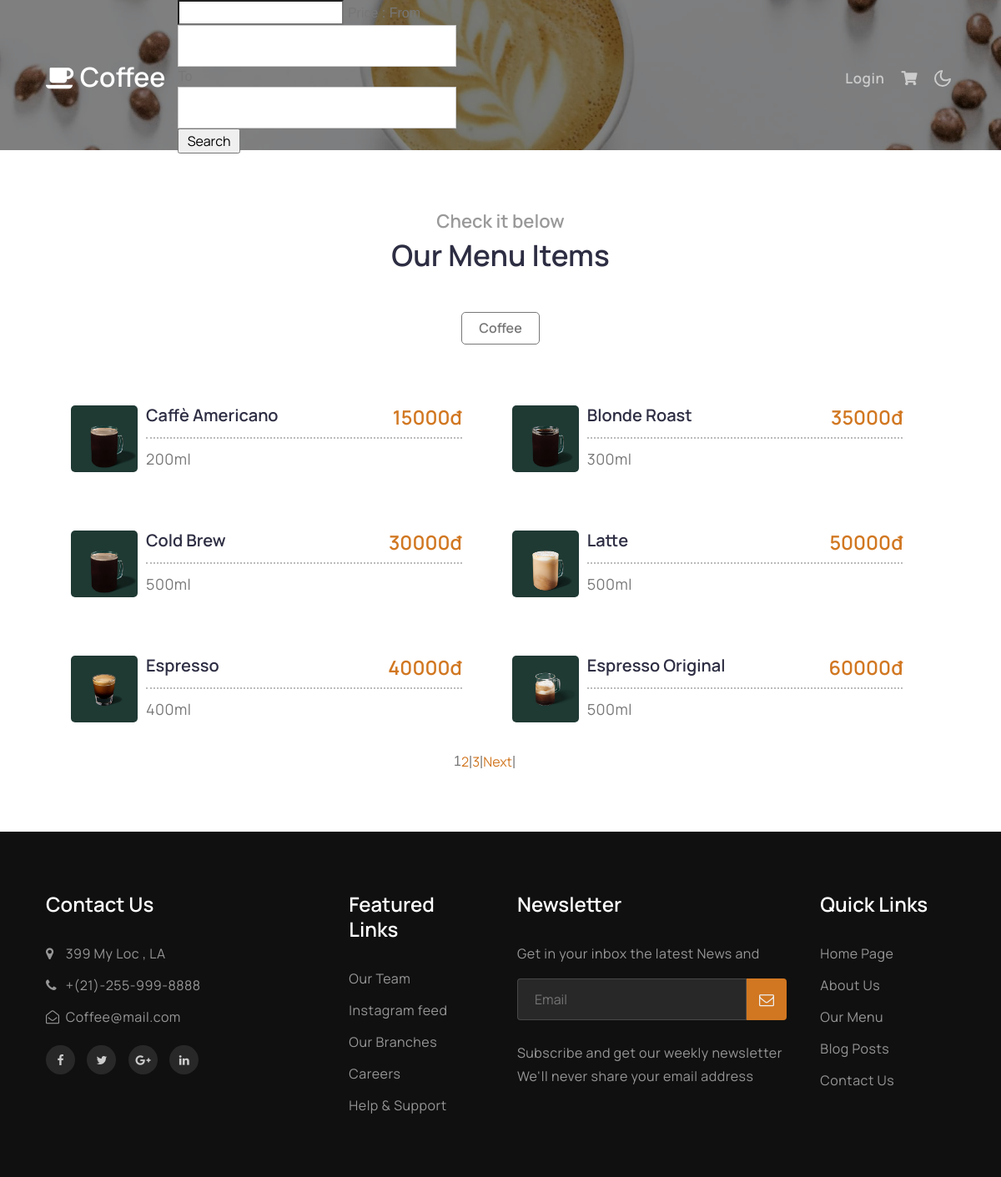
The page / on the database its author committed.
### tables this page shows
CREATE TABLE `sanpham` (
  `masp` varchar(30) NOT NULL,
  `tensp` varchar(22) NOT NULL,
  `hinhanh` varchar(50) NOT NULL,
  `gia` double NOT NULL,
  `dungtich` varchar(22) NOT NULL,
  `matl` varchar(22) NOT NULL,
  `soluong` int(10) NOT NULL,
  `id` int(11) NOT NULL
);

### index.php (called while the page is built)
<?php include_once "menu.php" ;?>

### xuly/phantrang.php (the view, shortened to what this page needs)
<?php
        $conn=mysqli_connect("localhost","root","","trasua");
        mysqli_query($conn,"SET NAMES,'utf8'");
        $current_page = isset($_GET['page']) ? $_GET['page'] : 1;
        $limit = 6;
        $start = ($current_page - 1) * $limit;
        if(isset($_GET['keyword'])){
            $s=$_GET['keyword'];
            $result1 = mysqli_query($conn, "SELECT * FROM sanpham WHERE tensp LIKE '%$s%'
            OR gia LIKE '%$s%'
            OR matl LIKE '%$s%' LIMIT $start, $limit");
        }
        else
        $result1 = mysqli_query($conn, "SELECT * FROM sanpham  LIMIT $start, $limit");
        ?>
<div>
    <?php
        if($result1!=NULL)
            while ($row = mysqli_fetch_assoc($result1)):
                echo'
                <div class="menu-item" onclick="document.getElementById(\'id04-'.$row['masp'].'\'  ).style.display=\'block\';">
                <img src="' .$row['hinhanh']. '" alt="" class="radius-image img-fluid">
                <div>
                    <div class="row border-dot no-gutters">
                        <div class="col-8 menu-item-name">
                            <h6>' .$row['tensp']. '</h6>
                        </div>
                        <div class="col-4 menu-item-price text-right">
                            <h6>'.$row['gia'].'đ</h6>
                        </div>
                    </div>
                    <div class="menu-item-description">
                        <p>'.$row['dungtich'].'</p>
                    </div>
                </div>
                </div>
                <div id="masp'.$row['masp'].'" class="id04" >
                    '.$row['masp'].'
                </div>
                <div id=\'id04-'.$row['masp'].'\' class="modal">
                <img src="' .$row['hinhanh']. '" alt="Avatar" class="avatar">
                <span onclick="document.getElementById(\'id04-'.$row['masp'].'\').style.display=\'none\'" class="close"
                    title="Close Modal">&times;</span>
                <h2 style="text-align: center;color: #d17721;">' .$row['tensp']. '</h2>
                <label for="uname"><b>Thể tích : ' .$row['dungtich']. '</b></label>
                            <h6>'.$row['gia'].'đ</h6>
                    <b>Quantity :<input style="width: 100px;" type="text" class= "pqty" value=' .$row['soluong'] .'></b>
            <input type="hidden" class="pid" value='.$row['id'].'">
            <input type="hidden" class="pname" value='.$row['tensp'].'>
            <input type="hidden" class="pprice" value='.$row['gia'].'>
            <input type="hidden" class="pimage" value='.$row['hinhanh'].'>
            <input type="hidden" class="pcode" value='.$row['masp'].'>
    </div>';
                endwhile;
                else echo 'Data not found'
            ?>
</div>

### menu.php (shortened to what this page needs)
<!doctype html>
<html lang="en">
<head>
    <link rel='stylesheet' href='https://cdnjs.cloudflare.com/ajax/libs/twitter-bootstrap/4.5.2/css/bootstrap.min.css' />
  <link rel='stylesheet' href='https://cdnjs.cloudflare.com/ajax/libs/font-awesome/5.9.0/css/all.min.css' />
    <link rel="stylesheet" href="assets/css/style-starter.css">
    <link rel="stylesheet" href="assets/css/mystyle.css">
</head>
<body>
    <?php
        include('header.php')
    ?>
    <?php
        include('content.php')?>
    <?php
        include('foot.php')?>
</body>
</html>

### header.php (shortened to what this page needs)
<header id="site-header" class="fixed-top">
        <div class="container">
            <nav class="navbar navbar-expand-lg navbar-dark stroke">
                <a class="navbar-brand" href="menu.php">
                    <span class="fa fa-coffee"></span> Coffee
                </a>
                <form class="col-md-4" action="xulisearch.php" method="GET" class="form-inline" onsubmit="return ktra();" >
        <input type="search" name="keyword" id=search>
        Price :
        From <input type="text" name="giabd" id="giabd">
        To <input type="text" name="giaden" id="giaden">
        <input type="submit" value=" Search " name="timkiem">
  </form>
                <div class="collapse navbar-collapse" id="navbarTogglerDemo02">
                    <ul class="navbar-nav ml-auto">
                        <li class="nav-item @@contact__active">
                            <a class="nav-link" onclick="document.getElementById('id01').style.display='block';"
                                style="width:auto;">
                                <?php
                                if (isset($_SESSION['username']) && $_SESSION['username']){
                                    echo ' '.$_SESSION['username']. "<br/>";
                                    echo ' <li class="nav-item @@contact__active"><a class="nav-link" href="xuly/logout.php" ">Log out</a></li>';
                                    echo ' <li class="nav-item @@contact__active"><a class="nav-link" href="xuly/donhang.php">Order</a></li>';
                                }
                                else{
                                    echo '
                                    Login';
                                }
                                ?>
                            </a>
                        </li>
                        <li class="nav-item @@contact__active">
                        <?php
					if(isset($_SESSION['dangky']) ||isset($_SESSION['dangnhap'])){
					echo " <a class='nav-link' href='democart/cart.php'><i class='fas fa-shopping-cart'></i><span id='cart-item' class='badge badge-danger'></span></a>";
					}else{
						echo" <a class='nav-link' href='#' onclick='kt();opendk()'><i class='fas fa-shopping-cart'></i><span id='cart-item' class='badge badge-danger'></span></a>";
					}
				?>
                        </li>
                    </ul>
                </div>
                <div class="mobile-position">
                    <nav class="navigation">
                        <div class="theme-switch-wrapper">
                            <label class="theme-switch" for="checkbox">
                                <div class="mode-container py-1">
                                    <i class="gg-moon"></i>
                                </div>
                            </label>
                        </div>
                    </nav>
                </div>
            </nav>
        </div>
    </header>

### content.php (shortened to what this page needs)
<div class="inner-banner">
    </div>
    <div class="w3l-menublock py-5">
        <div id="w3l-menublock" class="text-center py-lg-4 py-md-3">
            <div class="container">
                <div class="title-content mb-5">
                    <h5 class="title-small text-center mb-2">Check it below</h5>
                    <h3 class="title-big text-center mb-5">Our Menu Items</h3>
                </div>
                <a href="menu.php?id=01" ><label class="tabtle" for="tab1">Coffee</label></a>
                <section id="content1" class="tab-content text-left">
                    <div class="row menu-body">
                        <div class="col-sm-12" >
                            <?php
                            if(isset($_GET['xlt'])){
                                $lenh= $_GET['xlt'];
                                include('showtim.php');
                            }
                            else
                            include('xuly/phantrang.php');
                            ?>
                        </div>
                        <?php
                                include('xuly/pagi.php')
                        ?>
                </section>
            </div>
        </div>
    </div>

### xuly/pagi.php (shortened to what this page needs)
<?php
        $conn=mysqli_connect("localhost","root","","trasua");
        mysqli_query($conn,"SET NAMES,'utf8'");
        if(isset($_GET['keyword'])){
            $s=$_GET['keyword'];
            $result = mysqli_query($conn, "SELECT count(masp) FROM sanpham WHERE tensp LIKE '%$s%'
            OR gia LIKE '%$s%'
            OR matl LIKE '%$s%'");
        }
        else
        $result = mysqli_query($conn,"select count(masp) from sanpham ");
        $row = mysqli_fetch_array($result);
        $total_records = $row[0];
        $current_page = isset($_GET['page']) ? $_GET['page'] : 1;
        $limit = 6;
        $total_page = ceil($total_records / $limit);
        ?>
<div class="pagination">
    <?php
            for ($i = 1; $i <= $total_page; $i++){
                if ($i == $current_page){
                    echo '<span>'.$i.'</span> ';
                }
                else{
                    echo '<a href="menu.php?page='.$i.'">'.$i.'</a> | ';
                }
            }
            if ($current_page < $total_page && $total_page > 1){
                echo '<a href="menu.php?page='.($current_page+1).'">Next</a> | ';
            }
           ?>
</div>

### foot.php (shortened to what this page needs)
<section class="w3l-footer-29-main py-5">
        <div class="footer-29 py-lg-4 py-md-3">
            <div class="container">
                <div class="d-grid grid-col-4 footer-top-29">
                    <div class="footer-list-29 footer-1">
                        <h6 class="footer-title-29">Contact Us</h6>
                        <ul>
                            <li>
                                <p><span class="fa fa-map-marker"></span> 399 My Loc , LA</p>
                            </li>
                            <li><a href="#"><span class="fa fa-phone"></span> +(21)-255-999-8888</a>
                            </li>
                            <li><a href="#" class="mail"><span
                                        class="fa fa-envelope-open-o"></span> Coffee@mail.com</a></li>
                        </ul>
                        <div class="main-social-footer-29">
                            <a href="#" class="facebook"><span class="fa fa-facebook"></span></a>
                            <a href="#" class="twitter"><span class="fa fa-twitter"></span></a>
                            <a href="#" class="google-plus"><span class="fa fa-google-plus"></span></a>
                            <a href="#" class="linkedin"><span class="fa fa-linkedin"></span></a>
                        </div>
                    </div>
                    <div class="footer-list-29 footer-2">
                        <ul>
                            <h6 class="footer-title-29">Featured Links</h6>
                            <li><a href="#">Our Team</a></li>
                            <li><a href="#">Instagram feed</a></li>
                            <li><a href="#">Our Branches</a></li>
                            <li><a href="#">Careers</a></li>
                            <li><a href="#">Help & Support</a></li>
                        </ul>
                    </div>
                    <div class="footer-list-29 footer-3">
                        <h6 class="footer-title-29">Newsletter </h6>
                        <p class="mb-3">Get in your inbox the latest News and</p>
                        <form action="#" class="subscribe" method="post">
                            <input type="email" name="email" placeholder="Email" required="">
                            <button><span class="fa fa-envelope-o"></span></button>
                        </form>
                        <p>Subscribe and get our weekly newsletter</p>
                        <p>We'll never share your email address</p>
                    </div>
                    <div class="footer-list-29 footer-4">
                        <ul>
                            <h6 class="footer-title-29">Quick Links</h6>
                            <li><a href="#">Home Page</a></li>
                            <li><a href="#">About Us</a></li>
                            <li><a href="">Our Menu</a></li>
                            <li><a href="#"> Blog Posts</a></li>
                            <li><a href="#">Contact Us</a></li>
                        </ul>
                    </div>
                </div>
            </div>
        </div>
    </section>

### assets/css/mystyle.css (style rules this page uses)
body { font-family: Arial, Helvetica, sans-serif; }
input[type=text], input[type=password],input[type=number] { width: 100%; padding: 12px 20px; margin: 0px 8px 0px 0px; display: inline-block; border: 1px solid #ccc; box-sizing: border-box; }
.menu-item { margin: 35px 30px; font-size: 18px; display: grid; grid-template-columns: 80px 1fr; grid-gap: 10px; width: 43%; float: left; }

### rows shown on the page
sanpham: hinhanh (picture), tensp "Caffè Americano", gia "15000", dungtich "200ml"
sanpham: hinhanh (picture), tensp "Blonde Roast", gia "35000", dungtich "300ml"
sanpham: hinhanh (picture), tensp "Cold Brew", gia "30000", dungtich "500ml"
sanpham: hinhanh (picture), tensp "Latte", gia "50000", dungtich "500ml"
sanpham: hinhanh (picture), tensp "Espresso", gia "40000", dungtich "400ml"
sanpham: hinhanh (picture), tensp "Espresso Original", gia "60000", dungtich "500ml"
